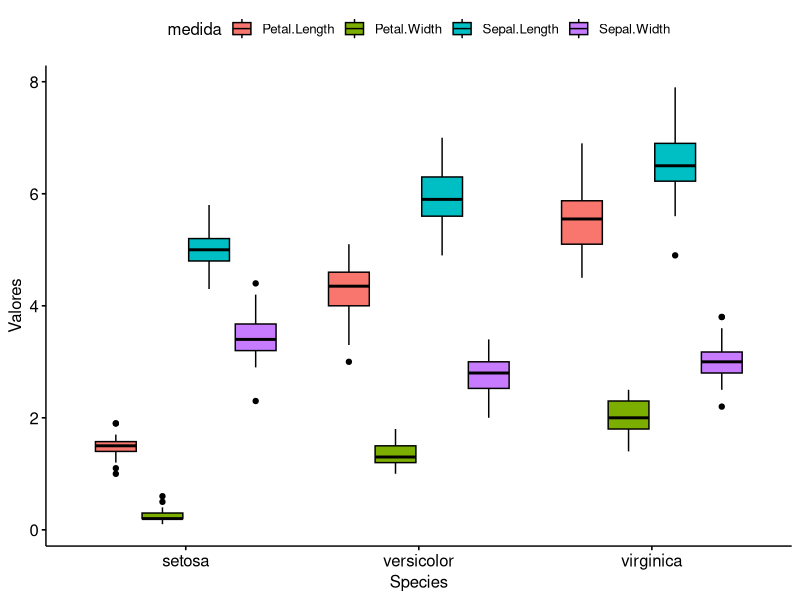
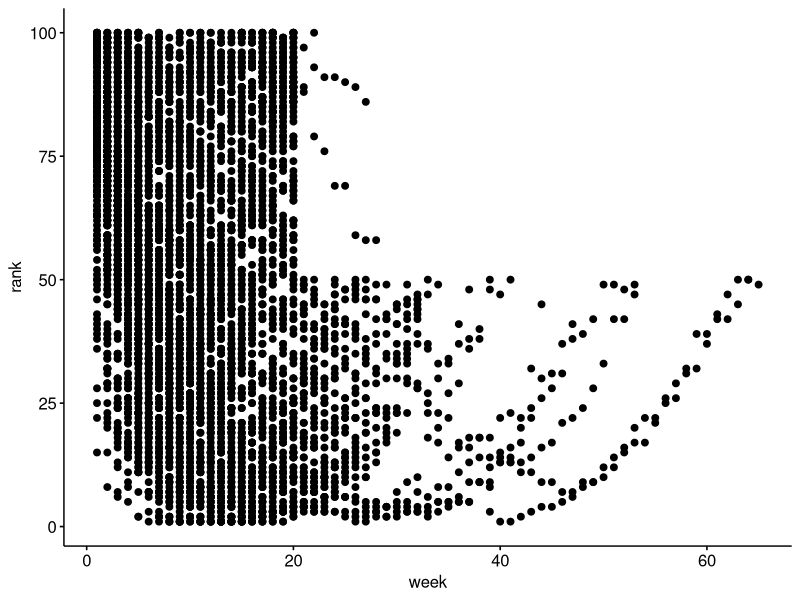
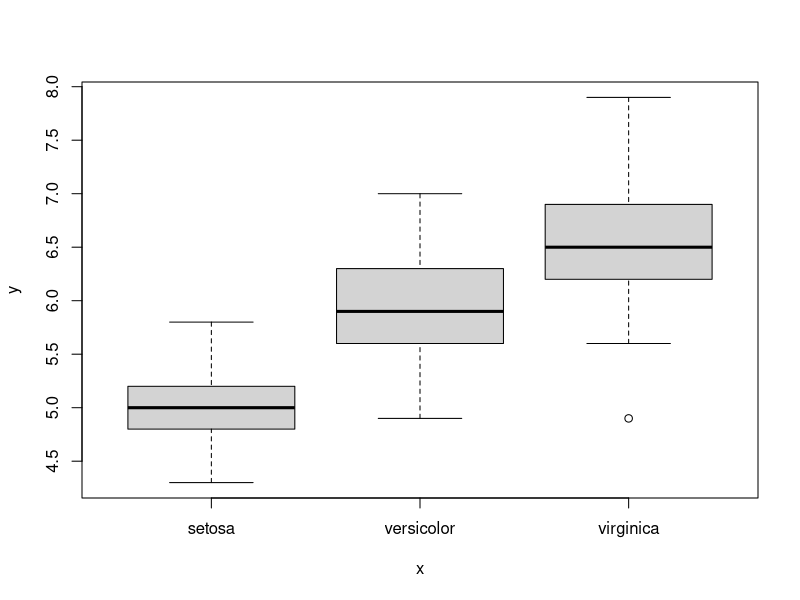
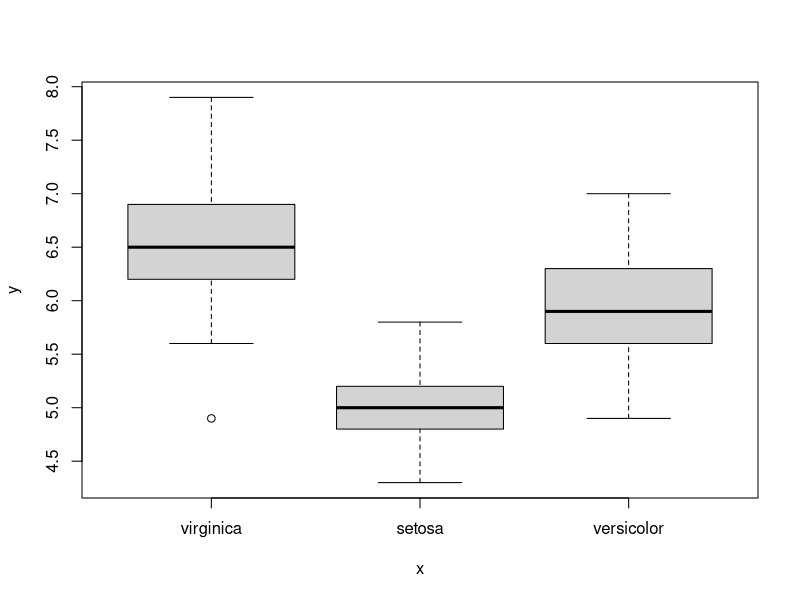
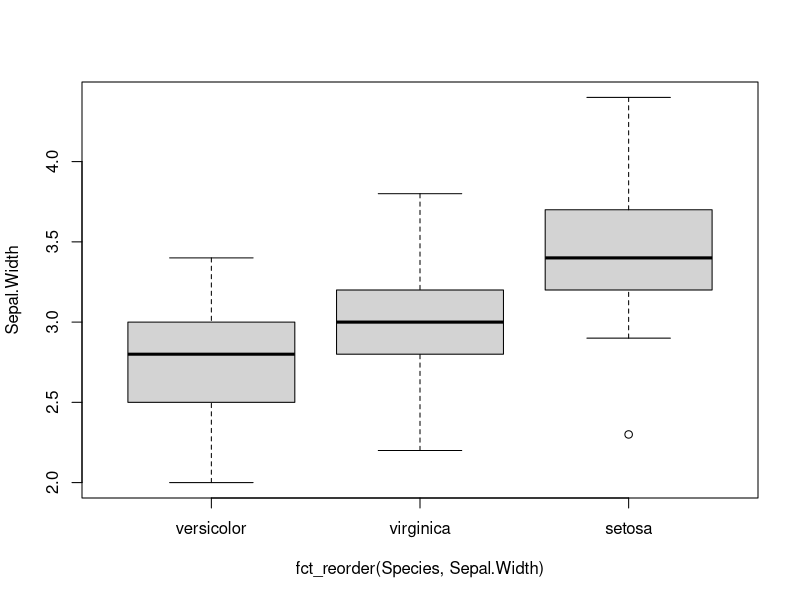
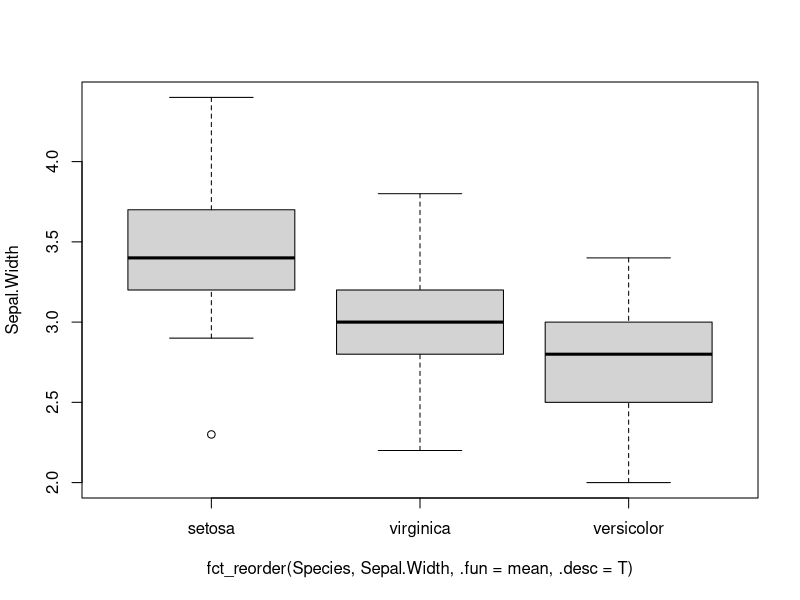
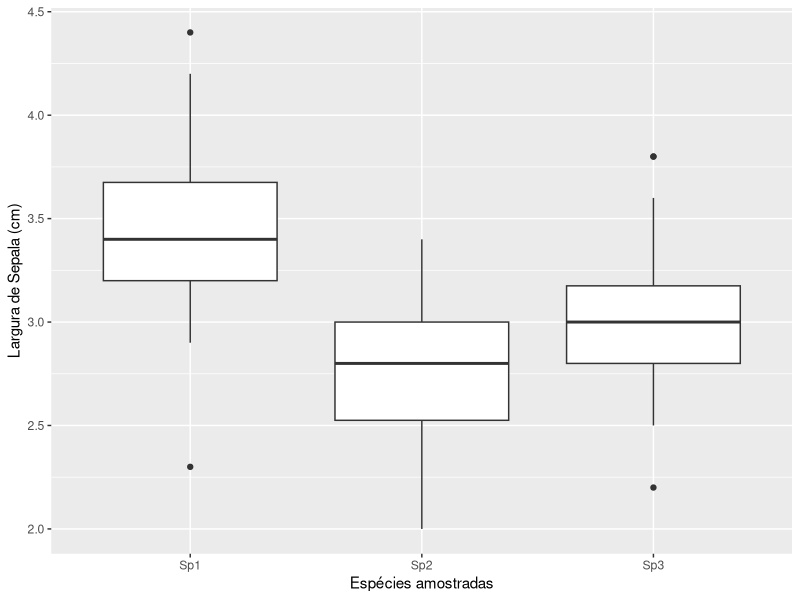
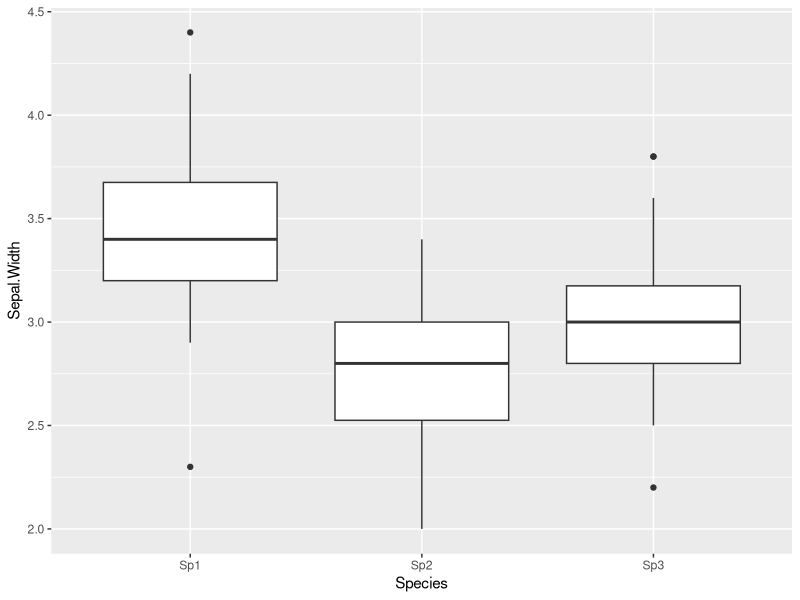

Recreate these plots in R, in order.
##################################################################
# PPGSCBio: Mestrado em Sistemática e Conservação da Diversidade Biológica Uergs/SEMA-RS
# Introdução ao R
# Prof. Dr. Márlon de Castro Vasconcelos
# Aula 2: 17/02/2021
##################################################################
# 1. Falando sobre Scripts
# 2. Criando um Projeto
# 3. Pacotes
#    a. tidyverse
#    b. rstatix
#    c. ggpubr
# 4. Usando o Pipe
# 5. Manipulando Dados
# 6. Manipulando Fatores
# 7. Gráficos com o GGPlot2
##################################################################
# 1. Script
#    Arquivo/Janela que contêm uma série de comandos para realização de procedimentos.
#    Importante criar um cabeçalho para o Script, contendo o "assunto" que será abordado.
#    Comentários são importantes principalmente ao compartilhar scripts.
#    Usamos o '#' Para adicionar comentários. Importante para descrever os passos de uma análise; sequência de um estudo, etc.
#    Oragnizando o script
#      Addins > style active file
#----------------------
# 2. Projeto
#    Criando um projeto
#    Fechando um projeto
#----------------------
# 3. Pacotes
#    Instalando
#    1. install.packages()
install.packages("tidyverse")

install.packages(c("tidyverse", "rstatix", "ggpubr"))

#    2. Painel Packages
#----------------------
#    3. Caregando um Pacote
library(tidyverse)
require(tidyverse)

library(vegan)
# Tanto Faz.
# para acessar as funções de um pacote SEMPRE temos que carregar o pacote.

# Ou podemos chamar o pacote junto com a função. Nesse caso tem-se que saber o nome do pacote e da função que se quer.
head(iris |> dplyr::filter(Species == "setosa"))

# Nesse exemplo o dplyr "está dentro do tidyverse". Eu prefiro carregar o pacote do que usar a notação  pacote::função(). Mas isso é gosto e a forma na qual se aprendeu, etc.
# A notação  pacote::função()  é interessante quando se tem funções com o mesmo nome e se quer usar a função de um pacote em específico.
#----------------------
# 4. Uso do PIPE
#    Pipe foi introduzido junto com o pacote tidyverse %>%.
#    - Revolução na forma de escrever os códigos;
#    - Ele pega um resultado e "joga" na função seguinte, ...
#    - A partir do R 4.0 temos um pipe nativo. |> esse é mais rápido se comparado ao %>%.
#----------------------
# 5. Manipulando dados
#    Manipulamos dados para deixr em formatos específicos para determinadas análises, obter um resumo estatístico, etc. Usaremos o tidyverse e o rstatix.

# "Formatos de dados"
# Wide: Dados no formato curto
# long"Dados no formato longo


# Usemos os dados fish_encounters

glimpse(fish_encounters)
head(fish_encounters) # Dados no formato longo

peixes <- fish_encounters |> pivot_wider(names_from = station, values_from = seen)

head(peixes)

peixes <- fish_encounters |> pivot_wider(names_from = station, values_from = seen, values_fill = 0)

head(peixes)

# Caminho inverso.
head(iris)

# Vamos supor que queremos plotar as variáveis ao mesmo tempo. No formato atual é bem complicado de fazer. Mas se colocarmos no formato longo, resolvemos o problema.

df <- iris |> pivot_longer(!Species, names_to = "medida", values_to = "Valores")

head(df)

# Agora podemos plotar as 4 variáveis de uma vez
ggpubr::ggboxplot(df, x = "Species",
                  y = "Valores",
                  fill = "medida")

df <- iris |> pivot_longer(cols = ends_with(".Length"), names_to = "medida", values_to = "Valores")

head(df)

df<-as_tibble(df)

# Outro Exemplo
head(billboard)
head(
  billboard %>%
    pivot_longer(
      cols = starts_with("wk"),
      names_to = "week",
      values_to = "rank",
      values_drop_na = TRUE
    )
)

# Colocando Week como uma variável inteira, pois ela está como Carácter.

a<-(
  billboard %>%
    pivot_longer(
      cols = starts_with("wk"),
      names_to = "week",
      names_prefix = "wk", # Retira o "wk" dos valores.
      names_transform = list(week = as.integer),
      values_to = "rank",
      values_drop_na = TRUE
    )
)

ggpubr::ggscatter(a,
                  x = "week",
                  y = "rank")



# Resumos estatísticos
library(rstatix)

# Dados Iris

iris |> freq_table(Sepal.Width)
iris |>
  group_by(Species) |>
  get_summary_stats()
iris |>
  group_by(Species) |>
  get_summary_stats(type = "mean_sd")

# Modificando Variáveis

head(
  iris |> group_by(Species) |>
    mutate_all(log1p)
)

# Usando o Summarise_
head(
  iris |> group_by(Species) |>
    summarise_all(mean)
)

head(
  iris |> group_by(Species) |>
    summarise_all(median)
)

head(
  iris |> group_by(Species) |>
    summarise_all(sd)
)

# Filtrando os dados
summary(
  iris |> filter(!Species == "setosa")
)

# Selecionando variáveis
head(
  iris |> select(Sepal.Width, Sepal.Length)
)

# Filtrando e Selecionando
head(
  iris |> filter(Species == "virginica") |>
    select(Sepal.Width, Sepal.Length)
)

# Filtrando, Selecionando e "resumindo"
head(
  iris |> filter(Species == "virginica") |>
    select(Sepal.Width, Sepal.Length) |>
    summarise_all(mean)
)

# Renomeando
head(
  iris |> filter(Species == "virginica") |>
    select(Sepal.Width, Sepal.Length) |>
    summarise_all(mean) |>
    rename(
      Largura.Sépala = Sepal.Width,
      Comprimento.Sépala = Sepal.Length
    )
)

head(
  iris |> filter(Species == "virginica") |>
    select(Sepal.Width, Sepal.Length) |>
    summarise_all(mean) |>
    rename(
      Largura.Sépala = Sepal.Width,
      Comprimento.Sépala = Sepal.Length
    ) |>
    rename_with(toupper)
)
a <- iris |>
  filter(Species == "virginica") |>
  select(Sepal.Width, Sepal.Length) |>
  summarise_all(mean) |>
  rename(
    Largura.Sépala = Sepal.Width,
    Comprimento.Sépala = Sepal.Length
  ) |>
  rename_with(toupper)
a
a |> rename_with(tolower)
a |> rename_with(tolower, starts_with("Largura"))
a |> rename_with(~ tolower(gsub(".", "_", .x, fixed = T)))

# Quando os dados possuem nomes duplos e são separados por espaço
b <- a |> rename_with(~ tolower(gsub(".", " ", .x, fixed = T)))
b
b |> rename_with(~ tolower(gsub(" ", "_", .x, fixed = T)))
b |> rename_with(~ toupper(gsub(" ", "_", .x, fixed = T)))
#----------------------
# 6. Manipulando Fatores
#    - Pacote Forcats. Dentro do tidyverse

# Vamos usar o Species do Iris
attach(iris)

levels(Species)
# Mostra os níveis e a ordem com que aparecerão num gráfico. O R sempre usará por padrão ordens númericas e alfab éticas.

plot(Species, Sepal.Length)

# Mostra quantas amostras em cada fator
fct_count(Species)
summary(Species)

# Ordenando os fatores
glimpse(iris)
a <- fct_relevel(Species, c("virginica", "setosa", "versicolor"))
plot(a, Sepal.Length)

# Ordenando pela relação entre as variáveis
plot(Sepal.Width ~ fct_reorder(Species, Sepal.Width))
plot(
  Sepal.Width ~ fct_reorder(Species, Sepal.Width,
    .fun = mean, # Usa a média
    .desc = T
  ) # Descendente = Verdadeiro
)

# Mudando o nome, valor dos níveis do Fator
iris$Species <- fct_recode(Species, Sp1 = "setosa", Sp2 = "versicolor", Sp3 = "virginica")

# Quando filtramos os dados teremos níveis que não são usados. Podemos retirar esses níveis.

summary(
  iris |> filter(!Species == "setosa") # Exceto quando Espécie = setosa
)
data("iris")
a <- iris |> filter(!Species == "setosa")
summary(a)

a$Species <- fct_drop(a$Species) # "Dropando" e subscrevendo na mesma variável no meu conjunto de dados
summary(a)

# Lidando com NA

peixes <- fish_encounters |> pivot_wider(names_from = station, values_from = seen)

# Vamos supor que o conjunto Peixes veio com dados faltantes NA
head(peixes)

###################################
# Aqui é importante pensar na natureza dessa informação. Faltante por que não existe a espécie no local X, ou por quê o valor não pode ser obtido (valor abaixo do limite de detecção; < LDQ).
###################################

# Se tiver fator no conjunto de dados
glimpse(peixes)
peixes_1 <- peixes |> mutate(across(everything(), ~ replace_na(.x, 0)))

anyNA(peixes_1)

# Se não tiver fator
peixes_2 <- peixes |> select(!fish)
glimpse(peixes_2)

peixes_2 <- peixes_2 |> mutate_all(replace_na, 0)
anyNA(peixes_2)

# Juntando conjuntos de dados.
#   1. Usando _join
#   2. Aqui é importante que as duas bases tenham a mesma variável codificada. EX.: Códico de local de amostragem.

dados_1 <- data.frame(list(
  Locais = c(1:20),
  OD = rnorm(20, 6, 0.5),
  temp = rnorm(20, 23, 1),
  pH = rnorm(20, 7, 0.2),
  Cond = rnorm(20, 50, 30)
))
head(dados_1)

dados_2 <- data.frame(list(
  Locais = c(1:20),
  Sp1 = rpois(20, 2),
  Sp2 = rpois(20, 5),
  Sp3 = rpois(20, 10),
  Sp4 = rpois(20, 13),
  Sp5 = rpois(20, 13),
  Sp6 = rpois(20, 1),
  Sp7 = rpois(20, 0.5),
  Sp8 = rpois(20, 4)
))
head(dados_2)

# Vamos supor que eu quero enviar esses dados para um pesquisador. Mas quero na mesma planilha

dados_junto <- full_join(dados_1, dados_2)
head(dados_junto)

# OBS.: Temos outros _join, que juntam somente valores iguais, linhas iguais ou colunas iguais. No exemplo acima o full_join, mantêmm tudo, ficando apenas uma coluna com a variável de combinação que são os locais amostrados.

# Para Exportar
write.csv(dados_junto, "NOME_QUE_QUISER.csv")
# Salvara o arquivo .CSV na pasta do projeto que se está trabalhando.

#----------------------
# 7. Gráficos com o GGPlot2
#    1. O ggplot2 é um "raciocinio" para construção de gráficos.
#    2. Extremamente customizável
#    3. Vários pacotes, mas vários mesmo, que trabalham com ele.
#       ex.: Mostrar minha lista de pacotes gg_
#   Como Funciona?
#   - Temos o básico que é o ggplot()
#   - Daí temos os aestetics, variável X e Y
#   - geom_ que são os tipos de gráficos
#   - Basicamente com isso já montamos um.

names(iris)
ggplot(iris, aes(x = Species, y = Sepal.Width)) +
  geom_boxplot() +
  # Sempre acrescentamos informação ao gráfico com o +
  xlab("Espécies amostradas") +
  ylab("Largura de Sepala (cm)")


grafico_1 <- ggplot(iris, aes(x = Species, y = Sepal.Width)) +
  geom_boxplot()

grafico_1
 grafico_1 +
  xlab("Espécies amostradas") +
  ylab("Largura de Sepala (cm)")

grafico_1

# Adicinando mais coisas...
# a. Cores
grafico_1 + geom_boxplot(aes(fill = Species))

#   a.1. Escala de Cinza
grafico_1 + geom_boxplot(aes(fill = Species)) +
  scale_fill_manual(values = c("gray15", "gray45", "gray75"))

#   a.2. Outra Escala de Cor
library(RColorBrewer)
display.brewer.all(
  n = NULL,
  type = "all",
  select = NULL,
  exact.n = TRUE,
  colorblindFriendly = T
)
# Mostra todas os "tipos" de cores
display.brewer.pal(6, "RdYlBu")
# Visualisar as cores na área do PLOT
brewer.pal(6, "RdYlBu")
# Código das cores observadas na área do PLOT

grafico_1 + geom_boxplot(aes(fill = Species)) +
  scale_fill_manual(values = c("#D73027", "#FEE090", "#91BFDB"))

# b. Fundo
grafico_2 <- grafico_1 + geom_boxplot(aes(fill = Species)) +
 scale_fill_manual(values = c("#D73027", "#FEE090", "#91BFDB"))

grafico_2
grafico_2 + theme_bw()
a<-grafico_2 + theme_classic()
grafico_2 + theme_minimal()
grafico_2 + theme_gray()
grafico_2 + theme_void()

ggsave(
 "nome_do_arquivo.tiff",
 plot = a,
 dpi = 300,
 units = "cm",
 height = 10,
 width = 15
)

grafico_3 <- grafico_2 + theme_minimal()

grafico_3 + scale_fill_manual(values = c("#A50026", "#ABD9E9", "#313695"), name = "Espécies", labels = c("D", "E", "P"))

grafico_3 + guides(fill = "none") +
  theme(text = element_text(
    family = "Times New Roman",
    size = 14
  )) +
  theme(
    axis.text.x = element_text(color = "black", size = 14),
    axis.text.y = element_text(color = "black", size = 14)
  )

grafico_3 + guides(fill = "none") +
  theme(text = element_text(
    family = "Times New Roman",
    size = 14
  )) +
  theme(axis.text.x = element_text(color = "black", size = 14, face = "bold"), axis.text.y = element_text(color = "black", size = 14))

# c. Gráfico de disperssão

f <- ggplot(iris, aes(Sepal.Length, Sepal.Width))
f
f <- f + geom_point() +
  labs(x = "Comprimento de Sépala (cm)", y = "Largura de Sépala (cm)", title = "Figura 1")

# Mudar a forma dos "pontos"
f + geom_point(aes(shape = Species))
f + geom_jitter(aes(shape = Species, size = 5))

# d. Histograma
g <- ggplot(iris, aes(Sepal.Length))
g + geom_histogram(
  color = "black",
  bins = 10 ,# N° de Barras, padrão = 30
)
# e. Densidade
g + geom_density()

# e. Área
g + geom_area(stat = "bin")

# Gráfico de Erro
df <- data.frame(grp = c("A", "B"), fit = 4:5, se = 1:2)
df
j <- ggplot(df, aes(grp, fit, ymin = fit - se, ymax = fit + se))
j + geom_errorbar()
j + geom_pointrange()

#----------------------
# Usando o ggpubr
# Mais interessante para usar

library(ggpubr)

ggboxplot(iris, x = "Species", y = "Sepal.Width")
ggerrorplot(iris, x = "Species", y = "Sepal.Width")
ggscatter(iris, x = "Sepal.Length", y = "Sepal.Width")

# Mudando os eixos
ggboxplot(iris,
  x = "Species", y = "Sepal.Width",
  xlab = "Espécies", ylab = "Largura da Sépala",
  fill = "Species",
  # fill = "gray",
  # palette = "Dark2"
  # palette = "RdYlBu"
  # palette = "jco",
  # add = "jitter",
  # ggtheme = theme_bw(),
  # orientation = "horizontal",
  # order = c("versicolor", "virginica", "setosa")
) # +
#  theme(text=element_text(family="Times New Roman",
#                          size = 14)) +
#  theme(axis.text.x = element_text(color="black", size=14, face = "bold"),axis.text.y = element_text(color="black", size=14))


# Gráfico com dois fatores
head(ToothGrowth)

ggboxplot(ToothGrowth, x = "dose", y = "len")
ggboxplot(ToothGrowth, x = "dose", y = "len", fill = "supp")


#   outra abordagem
ggboxplot(ToothGrowth, x = "supp", y = "len", facet.by = "dose")

ggscatter(iris, x = "Sepal.Length", y = "Sepal.Width", color = "Species")
# obs.: fill x color

######################### This is the End! ##########################
